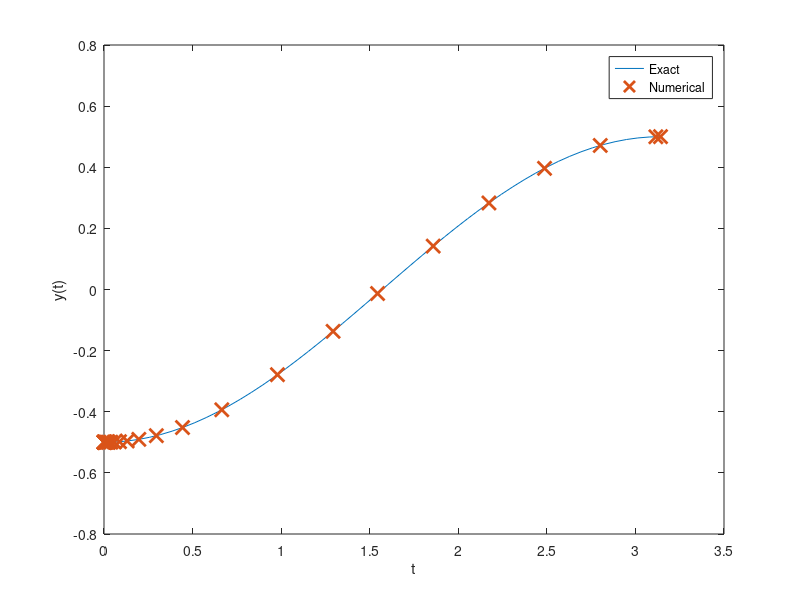

The MATLAB script that drew this image: (Note: this script raises an error after producing the figure.)
%% Integrator Lab: Solving First Order ODEs in MATLAB and Picard Approximation
%
% This lab will teach you to numerically solve first order ODEs using a
% built in MATLAB integrator, |ode45|.  |ode45| is a good, general purpose
% tool for integrating first order equations (and first order systems).  It
% is not always the right algorithm, but it is usually the right algorithm
% to try first. This lab will also teach you how to manipulate symbolic
% functions in MATLAB.
%
% You will learn how to use the |ode45| routine, how to interpolate between
% points, and how MATLAB handles data structures.  You will also learn how
% to use MATLAB for exact symbolic calculations and write your own Picard
% approximation code.
% 
% Opening the m-file lab2.m in the MATLAB editor, step through each
% part using cell mode to see the results.  Compare the output with the
% PDF, which was generated from this m-file.
%
% There are eight exercises in this lab that are to be handed in at the
% end of the lab.  Write your solutions in the template, including
% appropriate descriptions in each step. Save the .m file and submit it 
% online using Quercus.
%
%% Student Information
%
% Student Name: Emma Seabrook
%
% Student Number: 1005834563
%

%% Set up an inline function representation of an ODE and solve it
%
% MATLAB has many built in routines for solving differential equations of
% the form
%
% |y' = f(t,y)|
%
% We will solve them using |ode45|, a high precision integrator.  To do
% this, we will need to construct an inline function representation of |f|,
% an initial condition, and specify how far we want MATLAB to integrate the
% problem.  Once we have set these, we pass the information to |ode45| to
% get the solution.
%
% For a first example, we will solve the initial value problem
%
% |y' = y, y(0) = 1|
%
% which has as its answer |y = e^t|. 
%
%

% Set up the right hand side of the ODE as an inline function
f = @(t,y) y; 

% The initial conditions
t0 = 0;
y0 = 1;

% The time we will integrate until
t1 = 2;

soln = ode45(f, [t0, t1], y0);


%% Examining the output
%
% When we execute the |ode45|, it returns a data structure, stored in soln.
% We can see the pieces of the data structure with a display command:

disp(soln);

%% Understanding the components of the solution data structure
%
% The most important elements of the data structure are stored in the |x|
% and |y| components of the structure; these are vectors.  Vectors |x| and
% |y| contain the points at which the numerical approximation to the
% initial vlaue problem  has been computed.  In other words, |y(j)| is the
% approximate value of the solution at |x(j)|.
%
% *NOTE:* Even though we may be studying a problem like |u(t)| or |y(t)|,
% MATLAB will always use |x| for the independent variable and |y| for the
% dependent variable in the data structure.
%
% Pieces of the data structure can be accessed using a period, as in C/C++
% or Java.  See the examples below:

% Display the values of |t| at which |y(t)| is approximated
fprintf(' Vector of t values: ');
disp(soln.x);
% Display the the corresponding approximatations of |y(t)|
fprintf(' Vector of y values: ');
disp(soln.y);

% Display the approximation of the solution at the 3rd point:
fprintf(' Third element of the vector of t values: %g\n',soln.x(3));
fprintf(' Third element of the vector of y values: %g\n',soln.y(3));


%% Visualizing and comparing the solution
% We can now visualize the solution at the computed data points and compare
% with the exact solution.

% Construct the exact solution
tt = linspace(0,2,50);
yy = exp(tt);

% Plot both on the same figure, plotting the approximation with x's
plot(tt, yy, soln.x, soln.y, 'x', 'MarkerSize',10, 'LineWidth', 2);
% NOTE: the MarkerSize and LineWidth are larger than their defaults of 6
% and 1, respectively.  This makes the print out more readable.

% Add a label to the axis and a legend
xlabel('t');
legend('Exact', 'Numerical','Location','Best');

%% Exercise 1
%
% Objective: Solve an initial value problem and plot both the numerical
% approximation and the corresponding exact solution.
%
% Details: Solve the IVP
%
% |y' = y tan t + sin t, y(0) = -1/2|
%
% from |t = 0| to |t = pi|.
%
% Compute the exact solution (by hand), and plot both on the same figure
% for comparison, as above.
%
% Your submission should show the construction of the inline function, the
% use of ode45 to obtain the solution, a construction of the exact
% solution, and a plot showing both.  In the comments, include the exact
% solution.
%
% Label your axes and include a legend.
f = @(t,y) y*tan(t) + sin(t);
% initial conditions:
t0 = 0;
tx = pi;
y0 = -1/2;

%solving using ode45
soln_1 = ode45(f, [t0, tx], y0);

%construction of the exact solution:
t_ex = linspace(0,pi,50);
y_ex = ((sin(t_ex)).^2 )./(2.*cos(t_ex)) -1./(2.*cos(t_ex));

plot(t_ex, y_ex, soln_1.x, soln_1.y, 'x', 'MarkerSize',10, 'LineWidth', 2);
xlabel("t");
ylabel("y(t)");
legend('Exact', 'Numerical','Location','Best');



%% Computing an approximation at a specific point
%
% As you should be able to see by examining |soln.x|, ode45 returns the
% solution at a number of points between |t0| and |t1|.  But sometimes we
% want to know the solution at some intermediate point.
%
% To obtain this value, we need to interpolate it in a consistent way.
% Fortunately, MATLAB provides a convenient function, |deval|, specifically
% for this.

% Compute the solution at t = .25:
deval(soln, .25)

% Compute the solution at t = 1.6753:
fprintf(' Solution at 1.6753: %g\n', deval(soln, 1.6753));

% Compute the solution at 10 grid points between .45 and 1.65:
tinterp = linspace(.45, 1.65, 10);
deval(soln, tinterp)

% Alternatively:
deval(soln, linspace(.45, 1.65, 10))


%% Exercise 2
% 
% Objective: Interpolate a solution at a number of grid points
%
% Details: For the solution you computed in exercise 1, use deval to
% compute the interpolated values at 10 grid points between 2 and 3.


tinter = linspace(2, 3, 10);
fprintf(' Solution at %g: %g\n', deval(soln_1, tinter));
%% Errors, Step Sizes, and Tolerances
%
% As you may have noticed, in contrast to the IODE software, at no point do
% we set a step size for our solution.  Indeed, the step size is set
% adaptively to conform to a specified error tolerance.  
%
% Roughly speaking, given the solution at |(t_j, y_j)|, |ode45| computes two
% approximations of the solution at |t_{j+1} = t_j + h|; one is of greater
% accuracy than the other.  If the difference is below a specified
% tolerance, the step is accepted and we continue.  Otherwise the step is
% rejected and the smaller step size, |h|, is used; it is often halved.
%
% We can compute the global truncation error at each solution point, figure
% out the maximum error, and visualize this error (on a linear-log scale):

% Compute the exact solution
yexact = exp(soln.x);

% Compute the pointwise error; note the use of MATLAB's vectorization
err = abs(yexact - soln.y);

disp(err);

fprintf('maximum error: %g \n', max(err));

semilogy(soln.x, err, 'LineWidth', 2);
xlabel('t');
ylabel('error');


%% Exercise 3
%
% Objective: Examine the error of a solution generated by |ode45|
%
% Details: For your solution to exercise 1, compute the pointwise error,
% identify the maximum value of the error, and visualize the error on a 
% linear-log plot (use semilogy to plot the log of the error vs. t).  
% Write in the comments where the error is largest, and give a brief 
% (1-2 sentences) explanation of why it is largest there.  Make sure to 
% label your axes.

% Compute the exact solution
y_ex = -[cos(soln_1.x)./2];

% Compute the pointwise error; note the use of MATLAB's vectorization
err = abs(y_ex - soln_1.y);

disp(err);

fprintf('maximum error: %g \n', max(err));

semilogy(soln_1.x, err, 'LineWidth', 2);
xlabel('t');
ylabel('error');

% The error is the largest at t=pi/2 because this is the point at which the
% slope of the differential equation is the greatest. 

%% Exercise 4
%
% Objective: Solve and visualize a nonlinear ode using ode45
%
% Details: Solve the IVP
%
% |y' = 1 / y^2 , y(1) = 1|
%
% from |t=1| to |t=10| using |ode45|.  Find the exact solution and compute
% the maximum pointwise error.  Then plot the approximate solution and the
% exact solution on the same axes.
%
% Your solution should show the definition of the inline function,
% the computation of its solution in this interval, the computation of the
% exact solution at the computed grid points, the computation of the
% maximum error, and a plot of the exact and approximate solutions.
% Your axes should be appropriately labeled and include a legend.

%declare the function: 
g = @(t,y) 1/y^2;
y_1 = 1;
t0 = 1;
t1 = 10;
soln_4 = ode45(g, [t0,t1], y_1);

y_exact = nthroot((3.*soln_4.x -2),3);

p_err = abs(y_exact - soln_4.y);

disp(p_err);

fprintf('maximum error: %g \n', max(p_err));
plot(soln_4.x, y_exact, soln_4.x, soln_4.y, 'x', 'MarkerSize',10, 'LineWidth', 2);
xlabel("t");
ylabel("y(t)");
legend('Exact', 'Numerical','Location','Best');


%% Exercise 5
%
% Objective: Solve and visualize an ODE that cannot be solved by hand with
% |ode45|.
%
% Details: Solve the IVP
%
% |y' =  1 - t y / 2, y(0) = -1|
%
% from |t=0| to |t=10|.  
%
% Your solution should show you defining the inline function, computing
% the solution in this interval, and plotting it.
%
% Your axes should be appropriately labeled

f = @(t,y) 1-t*y/2;
y_0 = -1;
t_i = 0;
t_f = 10;
soln_5 = ode45(f, [t_i,t_f], y_0);

plot(soln_5.x, soln_5.y);
xlabel("t");
ylabel("y(t)");

%% Exercise 6 - When things go wrong
%
% Objective: Solve an ode and explain the warning message
%
% Details: Solve the IVP:
%
% |y' = y^3 - t^2, y(0) = 1|
%
% from |t=0| to |t=1|.  
%
% Your solution should show you defining the inline function, and computing
% the solution in this interval.
% 
% If you try to plot the solution, you should find that the solution does
% not make it all the way to t = 1.
%
% In the comments explain why MATLAB generates the warning message that you
% may see, or fails to integrate all the way to t=1.  HINT: Try plotting
% the direction field for this with IODE.

f = @(t,y) y^3 -t^2;
y_0 = 1;
t_i = 0;
t_f = 1;
soln_6 = ode45(f, [t_i,t_f], y_0);
plot(soln_6.x, soln_6.y);
xlabel("t");
ylabel("y(t)");

% the error occurs at t = 0.5066 because the solutions tend to positive infinity. so the ode45
% program cannot find the values after t=0.50066 because it goes to
% positive infinity.

%% Using symbolic variables to define functions
% We can define symbolic variables to let MATLAB know that these variables
% will be used for exact computations

% Start by defining the variables as symbolic
syms t s x y

% Define a function by simply writing its expression

f = cos(t)
g = sin(t)
h = exp(2*x)

% We can manipulate these functions

simplify(f^2+g^2)
diff(h)

% We can plot a function defined symbolically using the command |ezplot|.
% Learn about the command |ezplot|:

help ezplot

% Plot the function |f(t)| and |h(x)|

ezplot(f)
ezplot(h)

%%
% If we try to evaluate the function |f(0)|, we get an error message. 
%
% The symbolic variables are not meant to be used to evaluate functions,
% but to manipulate functions, compute derivatives, etc.
% To evaluate a function using symbolic variables is a little cumbersome:

% We need to substitute the variable by a value:

subs(f,t,pi)

%%
% This expression means: In the expression |f|, substitute the variable |t|
% by the number |pi|.

% If we use a value where the cosine does not have a "nice" expression, we
% need to approximate the result:

subs(f,t,2)

% We need to use the command |eval|

eval(subs(f,t,2))


%% Exercise 7
% Objective: Define a function using symbolic variables and manipulate it.
%
% Details: Define the function |f(x) = sin(x)cos(x)|
%
% Use MATLAB commands to obtain a simpler form of this function, compute
% value of this function for |x=pi/4| and |x=1|, and plot its graph.
clear;
syms x;
f = sin(x)*cos(x);
g = simplify(f);

eval(subs(g,x,pi/4));
eval(subs(g,x,1));

ezplot(g);

%% Obtaining Picard approximations 
%
% Consider an initial value problem
%
% |y' = 1 + y|
% |y(0) = 0|
%
% First we need to define the variables we will be using

syms t s y;

% We then need to define the function f

f = 1+y; % we define it without the @(t,y) because it is a symbolic function

% We set up our initial approximation phi_0 = 0:

phi=[sym(0)];   % we will keep a list with all the approximations

% Set up a loop to get successive approximations using Picard iterations

N=5;

for i = 1:N
    func=subs(f,y,phi(i));    % prepare function to integrate: y -> previous phi
    func=subs(func,t,s);      % variable of integration is s, so we need to change
                              % t -> s
    
    newphi = int(func, s, 0 ,t);   % integrate to find next approximation
    
    phi=cat(2,phi,[newphi]);       % update the list of approximations by adding new phi
end

% Show the last approximation

phi(N+1)

% Plot the approximation just found

picard=ezplot(phi(N+1),[0,5]);
set(picard,'Color','green');         % set the color of the graph to green

% In this case, the exact solution is
%
% |y=e^t-1|
%
% Compare the approximation and the exact solutions

hold on;
exact=ezplot(exp(t)-1,[0,5]);

xlabel('t');
ylabel('y');
title('Picard Approximations');
legend('Picard Approximation', 'Exact Solution','Location','NorthWest');
hold off;

%% Exercise 8
%
%  Objective: Solve your own Picard Approximation and compare it to the
%  exact solution.
%
%  Details: Consider the IVP
%     | y' = 1+y^2|
%     | y(0) = 1 |
%
% Find the Picard approximation phi_5. 
% For better efficiency, do not keep all the previous approximations.
%
% Compute the exact solution (by hand), and plot both on the same figure
% for comparison, as above.
%
% Label your axes and include a legend.
%
% HINT. The initial condition has 1 instead of 0, so the Picard
% method needs to be adapted.

clear;
syms t s y;

% define the function f

f = 1+y.^2; 

phi_5 = [sym(1)];   


N=5;

for i = 1:N
    func=subs(f,y,phi_5(i));   
    func=subs(func,t,s);     
                              
    
    newphi = int(func, s, 0 ,t)+1;  
    
    phi_5=cat(2,phi_5,[newphi]);     
end


phi_5(N+1);


picard=ezplot(phi_5(N+1),[-3,3]);
set(picard,'Color','blue');

y_exact = tan(t+(pi/4));
hold on;
exact = ezplot((y_exact),[-3,3]);


xlabel('t');
ylabel('y');
title('Picard Approximations');
legend('Picard Approximation', 'Exact Solution','Location','NorthWest');

hold off;


